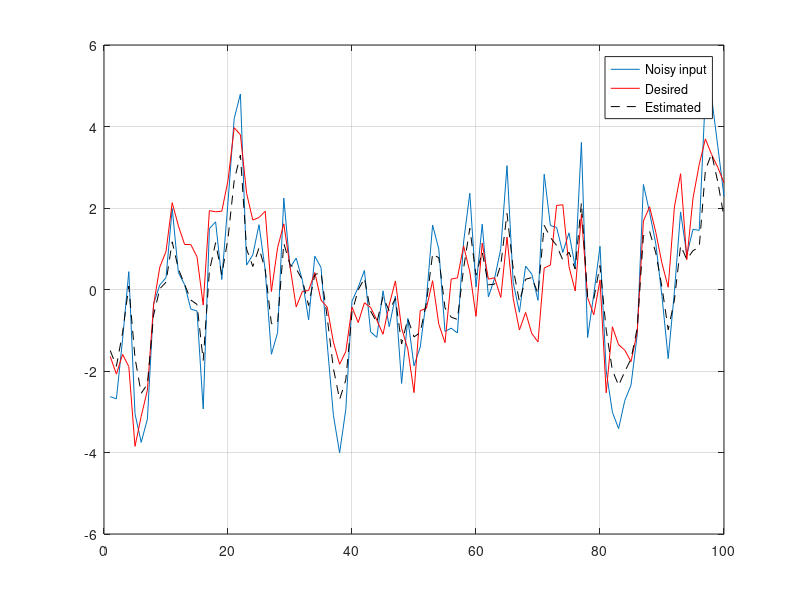

Here is the MATLAB script that generated this plot:
% Assignment 1: Wiener filtering.

clear;

nsampl = 10000;  % We generate 10000 samples of the process.
v = randn(nsampl+1,1);
e = randn(nsampl+1,1);
u = zeros(nsampl+1,1);
y = zeros(nsampl+1,1);
for i = 2:nsampl+1
    u(i) = 0.75*u(i-1) + v(i);
    y(i) = u(i) + e(i) + 0.5*e(i-1);
end
u = u(2:end);
y = y(2:end);

% We calculate correlation coefficients.
ruy = xcorr(u,y);
ruy_0 = ruy(nsampl);
ruy_1 = ruy(nsampl+1);
ryy = xcorr(y);
ryy_0 = ryy(nsampl);
ryy_1 = ryy(nsampl+1);

% Weights.
R = toeplitz([ryy_0 ryy_1]);
p = [ruy_0; ruy_1];
w = R \ p;

% We filter the signal.
u_est = filter(w,1,y);

% We plot the result (First 100 samples only).
figure
plot(y(1:100))
hold on
plot(u(1:100),'r')
plot(u_est(1:100),'k--')
hold off
grid on
legend('Noisy input','Desired','Estimated')

% And error variances.
mean((u-y).^2)
mean((u-u_est).^2)
